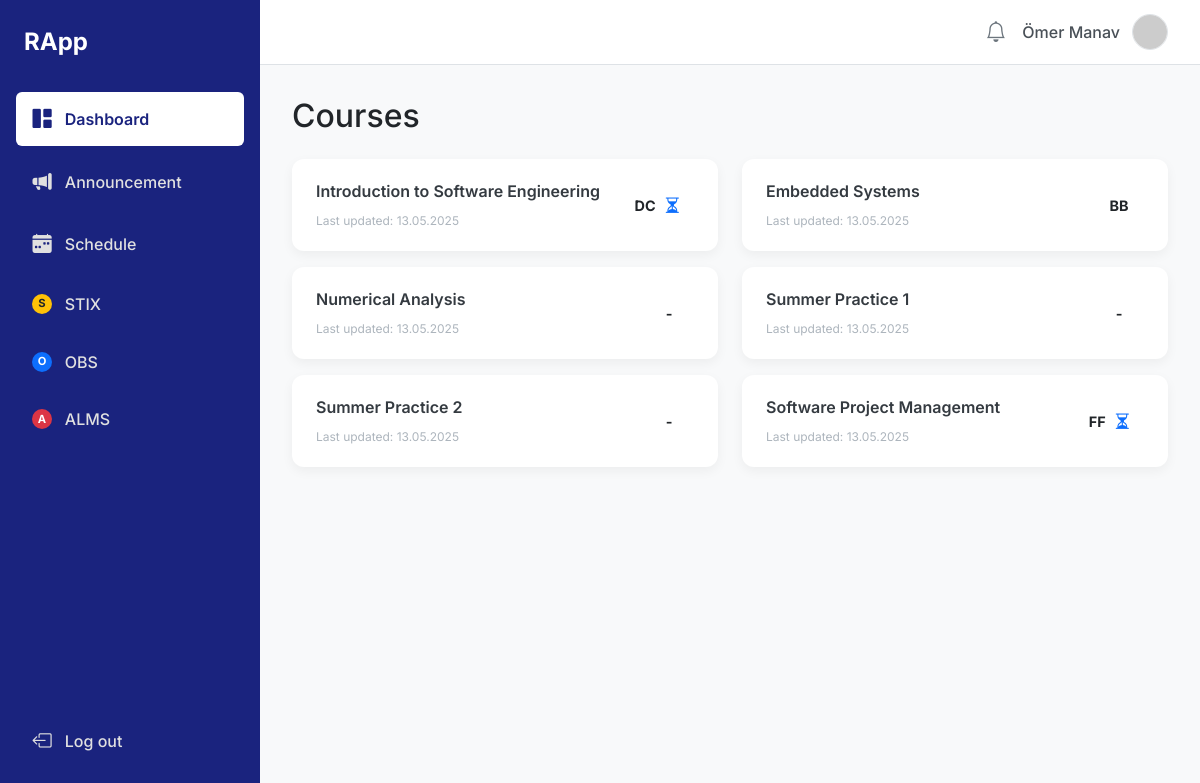
/student/dashboard/ (signed in), run on the app's committed database.
### makeup_exam/models.py (models this page shows, shortened)
class Enrollment(models.Model):
    student = models.ForeignKey(
        User,
        on_delete=models.CASCADE,
        limit_choices_to={'profile__role': 'student'}
    )
    course = models.ForeignKey(Course, on_delete=models.CASCADE)
    midterm_grade = models.PositiveSmallIntegerField(
        null=True, blank=True,
        validators=[MinValueValidator(0), MaxValueValidator(100)]
    )
    final_grade = models.PositiveSmallIntegerField(
        null=True, blank=True,
        validators=[MinValueValidator(0), MaxValueValidator(100)]
    )
    applied_for_makeup = models.BooleanField(default=False)
    class Meta:
        unique_together = ('student', 'course')
    def calculate_final_score(self):
        if self.midterm_grade is not None and self.final_grade is not None:
            score = (self.midterm_grade * self.course.midterm_weight / 100.0) + \
                    (self.final_grade * self.course.final_weight / 100.0)
            return round(score)
        return None
    def get_letter_grade(self):
        score = self.calculate_final_score()
        if score is None:
            return '-'
        if score >= 90: return 'AA'
        elif score >= 85: return 'BA'
        elif score >= 80: return 'BB'
        elif score >= 70: return 'CB'
        elif score >= 60: return 'CC'
        elif score >= 50: return 'DC'
        else: return 'FF'
    def is_eligible_for_makeup(self):
        letter_grade = self.get_letter_grade()
        return letter_grade in ['DC', 'FF']

class Course(models.Model):
    course_code = models.CharField(max_length=10, unique=True, verbose_name="Course Code", help_text="CSE101")
    course_name = models.CharField(max_length=100, verbose_name="Course Name", help_text="Introduction to Computer Science")
    credits = models.PositiveIntegerField(default=3, verbose_name="Credits")
    teacher = models.ForeignKey(
        User,
        on_delete=models.SET_NULL,
        null=True,
        limit_choices_to={'profile__role': 'teacher'},
        related_name='taught_courses'
    )
    midterm_weight = models.PositiveSmallIntegerField(
        default=40,
        validators=[MinValueValidator(0), MaxValueValidator(100)]
    )
    final_weight = models.PositiveSmallIntegerField(
        default=60,
        validators=[MinValueValidator(0), MaxValueValidator(100)]
    )

### makeup_exam/views.py (the view)
# urls.py: path('student/dashboard/', views.student_dashboard, name='student_dashboard'),
@login_required(login_url='login_selection')
def student_dashboard(request):
    if not user_is_role(request.user, 'student'):
        messages.error(request, "Öğrenci paneline erişim yetkiniz yok.")
        auth_logout(request)
        return redirect('login_selection')
    enrollments = Enrollment.objects.filter(student=request.user).select_related('course')
    context = {
        'enrollments': enrollments,
        'page_title': 'Dashboard'
    }
    return render(request, 'makeup_exam/student/student_dashboard.html', context)

### makeup_exam/views.py (called while the page is built)
def user_is_role(user, role_name):
    try:
        return user.is_authenticated and user.profile.role == role_name
    except Profile.DoesNotExist:
        return False

### makeup_exam/templates/makeup_exam/student/student_dashboard.html (shortened to what this page needs)
{% extends 'makeup_exam/base.html' %}
{% block page_title %}Courses{% endblock %}
{% block content %}
    {% if enrollments %}
        <div class="row">
            {% for enrollment in enrollments %}
                <div class="col-md-6">
                    <a href="{% url 'student_course_detail' enrollment.id %}" class="course-card">
                        <div class="course-info">
                            <span class="course-name">{{ enrollment.course.course_name }}</span>
                            <span class="update-date">
                                {% if enrollment.resit_grade_entry and enrollment.resit_grade_entry.grade is not None %}
                                    Grade after resit
                                {% else %}
                                    Last updated: {% now "d.m.Y" %}
                                {% endif %}
                            </span>
                        </div>
                        {% with resit_entry=enrollment.resit_grade_entry %}
                            {% if resit_entry and resit_entry.grade is not None %}
                                {% with new_letter_grade=resit_entry.get_new_letter_grade_with_resit %}
                                    <div class="grade-badge grade-{{ new_letter_grade|lower }}">
                                        {{ new_letter_grade }}
                                        <i class="bi bi-info-circle-fill resit-info-icon ms-1" title="Grade updated after resit exam"></i>
                                    </div>
                                {% endwith %}
                            {% else %}
                                <div class="grade-badge grade-{{ enrollment.get_letter_grade|lower }}">
                                    {{ enrollment.get_letter_grade }}
                                    {% if enrollment.is_eligible_for_makeup and not enrollment.applied_for_makeup %}
                                        <i class="bi bi-exclamation-circle-fill makeup-alert" title="Resit Exam Eligible"></i>
                                    {% elif enrollment.applied_for_makeup %}
                                         <i class="bi bi-hourglass-split makeup-alert text-primary" title="Resit Application Submitted - Grade Pending"></i>
                                    {% endif %}
                                </div>
                            {% endif %}
                        {% endwith %}
                    </a>
                </div>
            {% endfor %}
        </div>
    {% else %}
        <p class="text-muted">Henüz kayıtlı olduğunuz bir ders bulunmamaktadır.</p>
    {% endif %}
{% endblock %}

### makeup_exam/templates/makeup_exam/base.html (shortened to what this page needs)
<!DOCTYPE html>
<html lang="tr">
<head>
    <link href="https://cdn.jsdelivr.net/npm/bootstrap@5.3.0/dist/css/bootstrap.min.css" rel="stylesheet">
    <link rel="stylesheet" href="https://cdn.jsdelivr.net/npm/bootstrap-icons@1.10.0/font/bootstrap-icons.css">
</head>
<body>
    <div class="sidebar">
        <div class="sidebar-header">RApp</div>
        <ul class="nav flex-column">
            <li class="nav-item">
                <a class="nav-link {% if 'dashboard' in request.resolver_match.url_name %}active{% endif %}"
                   href="{% if user.profile.role == 'student' %}{% url 'student_dashboard' %}{% elif user.profile.role == 'teacher' %}{% url 'teacher_dashboard' %}{% elif user.profile.role == 'faculty' %}{% url 'faculty_dashboard' %}{% else %}#{% endif %}">
                    <i class="bi bi-grid-1x2-fill"></i> Dashboard
                </a>
            </li>
            {% if user.profile.role == 'student' or user.profile.role == 'teacher' %}
            <li class="nav-item">
                <a class="nav-link {% if 'announcements' in request.resolver_match.url_name %}active{% endif %}"
                   href="{% if user.profile.role == 'student' %}{% url 'student_announcements' %}{% elif user.profile.role == 'teacher' %}{% url 'teacher_announcements' %}{% endif %}">
                    <i class="bi bi-megaphone-fill"></i> Announcement
                </a>
            </li>
            {% endif %}
             {% if user.profile.role == 'student' or user.profile.role == 'teacher' %}
            <li class="nav-item">
                <a class="nav-link {% if 'schedule' in request.resolver_match.url_name %}active{% endif %}"
                   href="{% if user.profile.role == 'student' %}{% url 'student_schedule' %}{% elif user.profile.role == 'teacher' %}{% url 'teacher_schedule' %}{% endif %}">
                    <i class="bi bi-calendar-week-fill"></i> Schedule
                </a>
            </li>
            {% endif %}
            <li class="nav-item">
                <a class="nav-link {% if request.resolver_match.url_name == 'stix_page' %}active{% endif %}" href="{% url 'stix_page' %}">
                    <span class="badge bg-warning text-dark">S</span> STIX
                </a>
            </li>
            <li class="nav-item">
                <a class="nav-link {% if request.resolver_match.url_name == 'obs_page' %}active{% endif %}" href="{% url 'obs_page' %}">
                    <span class="badge bg-primary">O</span> OBS
                </a>
            </li>
            <li class="nav-item">
                <a class="nav-link {% if request.resolver_match.url_name == 'alms_page' %}active{% endif %}" href="{% url 'alms_page' %}">
                    <span class="badge bg-danger">A</span> ALMS
                </a>
            </li>
        </ul>
        <a href="{% url 'logout' %}" class="nav-link logout-link mt-auto">
            <i class="bi bi-box-arrow-left"></i> Log out
        </a>
    </div>
    <div class="main-content">
         <nav class="top-navbar">
            <div class="user-info">
                 <i class="bi bi-bell"></i>
                 <span class="user-name">{{ user.get_full_name|default:user.username }}</span>
                 <img src="https://placehold.co/36x36/adb5bd/ffffff?text={{ user.username.0|upper }}" alt="Profil Resmi">
            </div>
        </nav>
        <div class="content-area">
            <h2 class="mb-4">{% block page_title %}{% endblock %}</h2>
            {% block content %}
            {% endblock %}
        </div>
    </div>
</body>
</html>

### makeup_exam/templates/makeup_exam/base.html (style rules this page uses)
body { font-family: 'Inter', sans-serif; background-color: #f8f9fa; display: flex; min-height: 100vh; overflow-x: hidden; }
.sidebar { width: 260px; background-color: #1a237e; color: #fff; padding: 1.5rem 1rem; position: fixed; top: 0; bottom: 0; left: 0; z-index: 100; display: flex; flex-direction: column; }
.sidebar .sidebar-header { font-size: 1.5rem; font-weight: 700; margin-bottom: 2rem; padding-left: 0.5rem; }
.sidebar .nav-link { color: #e0e0e0; padding: 0.8rem 1rem; margin-bottom: 0.5rem; border-radius: 0.375rem; display: flex; align-items: center; font-weight: 500; transition: background-color 0.2s ease, color 0.2s ease; }
.sidebar .nav-link .bi { margin-right: 0.8rem; font-size: 1.2rem; width: 20px; text-align: center; }
.sidebar .nav-link .badge { width: 20px; height: 20px; border-radius: 50%; display: inline-flex; justify-content: center; align-items: center; font-size: 0.7rem; font-weight: bold; margin-right: 0.8rem; }
.sidebar .nav-link.active { background-color: #fff; color: #1a237e; font-weight: 600; }
.sidebar .nav-link.active .bi { color: #1a237e; }
.sidebar .logout-link { margin-top: auto; }
.main-content { margin-left: 260px; padding: 0; width: calc(100% - 260px); flex-grow: 1; }
.top-navbar { background-color: #fff; border-bottom: 1px solid #dee2e6; padding: 0.75rem 2rem; height: 65px; display: flex; justify-content: flex-end; align-items: center; }
.top-navbar .user-info { display: flex; align-items: center; color: #495057; }
.top-navbar .user-info .bi-bell { font-size: 1.3rem; margin-right: 1rem; color: #6c757d; cursor: pointer; }
.top-navbar .user-info .user-name { font-weight: 500; margin-right: 0.75rem; }
.top-navbar .user-info img { width: 36px; height: 36px; border-radius: 50%; object-fit: cover; border: 1px solid #dee2e6; }
.content-area { padding: 2rem; }

### makeup_exam/templates/makeup_exam/student/student_dashboard.html (style rules this page uses)
.course-card { background-color: #fff; border-radius: 0.75rem; padding: 1.25rem 1.5rem; margin-bottom: 1rem; display: flex; justify-content: space-between; align-items: center; box-shadow: 0 4px 12px rgba(0, 0, 0, 0.05); transition: transform 0.2s ease, box-shadow 0.2s ease; text-decoration: none; color: inherit; }
.course-card .course-info .course-name { font-weight: 600; color: #343a40; margin-bottom: 0.25rem; display: block; }
.course-card .course-info .update-date { font-size: 0.75rem; color: #adb5bd; }
.course-card .grade-badge { display: flex; align-items: center; font-weight: 700; font-size: 0.9rem; padding: 0.4rem 0.8rem; border-radius: 50px; min-width: 50px; justify-content: center; }
.grade-badge .makeup-alert { color: #dc3545; margin-left: 0.5rem; font-size: 1.1rem; line-height: 1; }

### data on the page
Enrollment: course.course_name "Introduction to Software Engineering", m "13.05.2025", get_letter_grade "DC", applied_for_makeup True (drawn)
Enrollment: course.course_name "Embedded Systems", m "13.05.2025", get_letter_grade "BB"
Enrollment: course.course_name "Numerical Analysis", m "13.05.2025", get_letter_grade "-"
Enrollment: course.course_name "Summer Practice 1", m "13.05.2025", get_letter_grade "-"
Enrollment: course.course_name "Summer Practice 2", m "13.05.2025", get_letter_grade "-"
Enrollment: course.course_name "Software Project Management", m "13.05.2025", get_letter_grade "FF", applied_for_makeup True (drawn)

### other printed values
{{ user.get_full_name|default:user.username }} "Ömer Manav"
